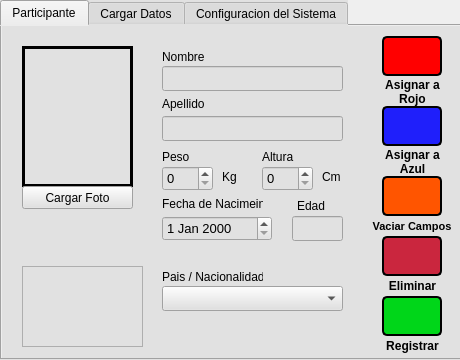
<?xml version="1.0" encoding="UTF-8"?>
<ui version="4.0">
 <class>ConfigWindow</class>
 <widget class="QMainWindow" name="ConfigWindow">
  <property name="geometry">
   <rect>
    <x>0</x>
    <y>0</y>
    <width>460</width>
    <height>360</height>
   </rect>
  </property>
  <property name="minimumSize">
   <size>
    <width>460</width>
    <height>360</height>
   </size>
  </property>
  <property name="maximumSize">
   <size>
    <width>460</width>
    <height>360</height>
   </size>
  </property>
  <property name="windowTitle">
   <string>MainWindow</string>
  </property>
  <widget class="QWidget" name="centralwidget">
   <widget class="QTabWidget" name="tabWidget">
    <property name="geometry">
     <rect>
      <x>0</x>
      <y>0</y>
      <width>480</width>
      <height>360</height>
     </rect>
    </property>
    <property name="styleSheet">
     <string notr="true">background-color: rgb(225, 225, 225);</string>
    </property>
    <property name="currentIndex">
     <number>0</number>
    </property>
    <widget class="QWidget" name="tab">
     <attribute name="title">
      <string>Participante</string>
     </attribute>
     <widget class="QLabel" name="label_4">
      <property name="geometry">
       <rect>
        <x>160</x>
        <y>120</y>
        <width>51</width>
        <height>21</height>
       </rect>
      </property>
      <property name="text">
       <string>Peso</string>
      </property>
     </widget>
     <widget class="QLabel" name="label_6">
      <property name="geometry">
       <rect>
        <x>220</x>
        <y>140</y>
        <width>21</width>
        <height>21</height>
       </rect>
      </property>
      <property name="text">
       <string>Kg</string>
      </property>
     </widget>
     <widget class="QSpinBox" name="peso">
      <property name="geometry">
       <rect>
        <x>160</x>
        <y>140</y>
        <width>51</width>
        <height>25</height>
       </rect>
      </property>
      <property name="font">
       <font>
        <pointsize>10</pointsize>
       </font>
      </property>
      <property name="maximum">
       <number>150</number>
      </property>
     </widget>
     <widget class="QFrame" name="bandera">
      <property name="geometry">
       <rect>
        <x>20</x>
        <y>240</y>
        <width>121</width>
        <height>81</height>
       </rect>
      </property>
      <property name="styleSheet">
       <string notr="true">border-image: url(C:/Users/USUARIO/Desktop/Servicio_Comunitario/images/banderas/alemania.png) 0 0 0 0 stretch stretch;</string>
      </property>
      <property name="frameShape">
       <enum>QFrame::StyledPanel</enum>
      </property>
      <property name="frameShadow">
       <enum>QFrame::Raised</enum>
      </property>
     </widget>
     <widget class="QDateEdit" name="fecha_nacimiento">
      <property name="geometry">
       <rect>
        <x>160</x>
        <y>190</y>
        <width>110</width>
        <height>25</height>
       </rect>
      </property>
      <property name="font">
       <font>
        <pointsize>10</pointsize>
       </font>
      </property>
     </widget>
     <widget class="QLabel" name="label_3">
      <property name="geometry">
       <rect>
        <x>160</x>
        <y>240</y>
        <width>101</width>
        <height>21</height>
       </rect>
      </property>
      <property name="text">
       <string>Pais / Nacionalidad</string>
      </property>
     </widget>
     <widget class="QLabel" name="label_7">
      <property name="geometry">
       <rect>
        <x>320</x>
        <y>140</y>
        <width>21</width>
        <height>21</height>
       </rect>
      </property>
      <property name="text">
       <string>Cm</string>
      </property>
     </widget>
     <widget class="QPushButton" name="eliminar">
      <property name="geometry">
       <rect>
        <x>380</x>
        <y>210</y>
        <width>60</width>
        <height>40</height>
       </rect>
      </property>
      <property name="styleSheet">
       <string notr="true">background-color: rgb(202, 38, 62);
border: 2px solid black;
border-radius: 5px;</string>
      </property>
      <property name="text">
       <string/>
      </property>
      <property name="icon">
       <iconset>
        <normaloff>images/recursos/papelera.png</normaloff>images/recursos/papelera.png</iconset>
      </property>
      <property name="iconSize">
       <size>
        <width>40</width>
        <height>50</height>
       </size>
      </property>
     </widget>
     <widget class="QFrame" name="foto">
      <property name="geometry">
       <rect>
        <x>20</x>
        <y>20</y>
        <width>111</width>
        <height>141</height>
       </rect>
      </property>
      <property name="styleSheet">
       <string notr="true">border: 3px solid black;</string>
      </property>
      <property name="frameShape">
       <enum>QFrame::StyledPanel</enum>
      </property>
      <property name="frameShadow">
       <enum>QFrame::Raised</enum>
      </property>
     </widget>
     <widget class="QLabel" name="label_5">
      <property name="geometry">
       <rect>
        <x>260</x>
        <y>120</y>
        <width>51</width>
        <height>21</height>
       </rect>
      </property>
      <property name="text">
       <string>Altura</string>
      </property>
     </widget>
     <widget class="QLabel" name="label">
      <property name="geometry">
       <rect>
        <x>160</x>
        <y>20</y>
        <width>81</width>
        <height>21</height>
       </rect>
      </property>
      <property name="text">
       <string>Nombre</string>
      </property>
     </widget>
     <widget class="QSpinBox" name="altura">
      <property name="geometry">
       <rect>
        <x>260</x>
        <y>140</y>
        <width>51</width>
        <height>25</height>
       </rect>
      </property>
      <property name="font">
       <font>
        <pointsize>10</pointsize>
       </font>
      </property>
      <property name="maximum">
       <number>300</number>
      </property>
     </widget>
     <widget class="QPushButton" name="cargar_foto">
      <property name="geometry">
       <rect>
        <x>20</x>
        <y>160</y>
        <width>111</width>
        <height>23</height>
       </rect>
      </property>
      <property name="text">
       <string>Cargar Foto</string>
      </property>
     </widget>
     <widget class="QLineEdit" name="edad">
      <property name="geometry">
       <rect>
        <x>290</x>
        <y>190</y>
        <width>51</width>
        <height>25</height>
       </rect>
      </property>
      <property name="font">
       <font>
        <pointsize>10</pointsize>
       </font>
      </property>
      <property name="readOnly">
       <bool>true</bool>
      </property>
     </widget>
     <widget class="QLabel" name="label_9">
      <property name="geometry">
       <rect>
        <x>295</x>
        <y>170</y>
        <width>30</width>
        <height>20</height>
       </rect>
      </property>
      <property name="text">
       <string>Edad</string>
      </property>
     </widget>
     <widget class="QLineEdit" name="nombre">
      <property name="geometry">
       <rect>
        <x>160</x>
        <y>40</y>
        <width>181</width>
        <height>25</height>
       </rect>
      </property>
      <property name="font">
       <font>
        <pointsize>10</pointsize>
       </font>
      </property>
     </widget>
     <widget class="QLabel" name="label_8">
      <property name="geometry">
       <rect>
        <x>160</x>
        <y>170</y>
        <width>101</width>
        <height>16</height>
       </rect>
      </property>
      <property name="text">
       <string>Fecha de Nacimeinto</string>
      </property>
     </widget>
     <widget class="QLineEdit" name="apellido">
      <property name="geometry">
       <rect>
        <x>160</x>
        <y>90</y>
        <width>181</width>
        <height>25</height>
       </rect>
      </property>
      <property name="font">
       <font>
        <pointsize>10</pointsize>
       </font>
      </property>
     </widget>
     <widget class="QPushButton" name="guardar">
      <property name="geometry">
       <rect>
        <x>380</x>
        <y>270</y>
        <width>60</width>
        <height>40</height>
       </rect>
      </property>
      <property name="styleSheet">
       <string notr="true">background-color: rgb(0, 214, 25);
border: 2px solid black;
border-radius: 5px;</string>
      </property>
      <property name="text">
       <string/>
      </property>
      <property name="icon">
       <iconset>
        <normaloff>images/recursos/listo.png</normaloff>images/recursos/listo.png</iconset>
      </property>
      <property name="iconSize">
       <size>
        <width>35</width>
        <height>35</height>
       </size>
      </property>
     </widget>
     <widget class="QLabel" name="label_2">
      <property name="geometry">
       <rect>
        <x>160</x>
        <y>70</y>
        <width>81</width>
        <height>16</height>
       </rect>
      </property>
      <property name="text">
       <string>Apellido</string>
      </property>
     </widget>
     <widget class="QComboBox" name="pais">
      <property name="geometry">
       <rect>
        <x>160</x>
        <y>260</y>
        <width>181</width>
        <height>25</height>
       </rect>
      </property>
      <property name="font">
       <font>
        <pointsize>10</pointsize>
       </font>
      </property>
     </widget>
     <widget class="QPushButton" name="asignar_rojo">
      <property name="geometry">
       <rect>
        <x>380</x>
        <y>10</y>
        <width>60</width>
        <height>40</height>
       </rect>
      </property>
      <property name="styleSheet">
       <string notr="true">background-color: rgb(255, 0, 0);
border: 2px solid black;
border-radius: 5px;</string>
      </property>
      <property name="text">
       <string/>
      </property>
      <property name="icon">
       <iconset>
        <normaloff>images/recursos/person.png</normaloff>images/recursos/person.png</iconset>
      </property>
      <property name="iconSize">
       <size>
        <width>50</width>
        <height>50</height>
       </size>
      </property>
     </widget>
     <widget class="QPushButton" name="asignar_azul">
      <property name="geometry">
       <rect>
        <x>380</x>
        <y>80</y>
        <width>60</width>
        <height>40</height>
       </rect>
      </property>
      <property name="styleSheet">
       <string notr="true">background-color: rgba(0, 0, 255, 220);
border: 2px solid black;
border-radius: 5px;</string>
      </property>
      <property name="text">
       <string/>
      </property>
      <property name="icon">
       <iconset>
        <normaloff>images/recursos/person.png</normaloff>images/recursos/person.png</iconset>
      </property>
      <property name="iconSize">
       <size>
        <width>50</width>
        <height>50</height>
       </size>
      </property>
     </widget>
     <widget class="QLineEdit" name="id">
      <property name="geometry">
       <rect>
        <x>220</x>
        <y>300</y>
        <width>50</width>
        <height>25</height>
       </rect>
      </property>
      <property name="font">
       <font>
        <pointsize>10</pointsize>
       </font>
      </property>
      <property name="styleSheet">
       <string notr="true">border: none</string>
      </property>
      <property name="readOnly">
       <bool>true</bool>
      </property>
     </widget>
     <widget class="QLabel" name="estado">
      <property name="geometry">
       <rect>
        <x>380</x>
        <y>310</y>
        <width>61</width>
        <height>20</height>
       </rect>
      </property>
      <property name="font">
       <font>
        <weight>75</weight>
        <bold>true</bold>
       </font>
      </property>
      <property name="text">
       <string>Registrar</string>
      </property>
      <property name="alignment">
       <set>Qt::AlignCenter</set>
      </property>
     </widget>
     <widget class="QLabel" name="estado_2">
      <property name="geometry">
       <rect>
        <x>380</x>
        <y>250</y>
        <width>61</width>
        <height>20</height>
       </rect>
      </property>
      <property name="font">
       <font>
        <weight>75</weight>
        <bold>true</bold>
       </font>
      </property>
      <property name="text">
       <string>Eliminar</string>
      </property>
      <property name="alignment">
       <set>Qt::AlignCenter</set>
      </property>
     </widget>
     <widget class="QLabel" name="estado_3">
      <property name="geometry">
       <rect>
        <x>380</x>
        <y>50</y>
        <width>61</width>
        <height>31</height>
       </rect>
      </property>
      <property name="font">
       <font>
        <weight>75</weight>
        <bold>true</bold>
       </font>
      </property>
      <property name="styleSheet">
       <string notr="true">background: transparent;</string>
      </property>
      <property name="text">
       <string>Asignar a Rojo</string>
      </property>
      <property name="alignment">
       <set>Qt::AlignCenter</set>
      </property>
      <property name="wordWrap">
       <bool>true</bool>
      </property>
     </widget>
     <widget class="QLabel" name="estado_4">
      <property name="geometry">
       <rect>
        <x>380</x>
        <y>120</y>
        <width>61</width>
        <height>31</height>
       </rect>
      </property>
      <property name="font">
       <font>
        <weight>75</weight>
        <bold>true</bold>
       </font>
      </property>
      <property name="text">
       <string>Asignar a Azul</string>
      </property>
      <property name="alignment">
       <set>Qt::AlignCenter</set>
      </property>
      <property name="wordWrap">
       <bool>true</bool>
      </property>
     </widget>
     <widget class="QPushButton" name="vaciar_campos">
      <property name="geometry">
       <rect>
        <x>380</x>
        <y>150</y>
        <width>60</width>
        <height>40</height>
       </rect>
      </property>
      <property name="styleSheet">
       <string notr="true">background-color: rgb(255, 85, 0);
border: 2px solid black;
border-radius: 5px;</string>
      </property>
      <property name="text">
       <string/>
      </property>
      <property name="icon">
       <iconset>
        <normaloff>images/recursos/borrador.png</normaloff>images/recursos/borrador.png</iconset>
      </property>
      <property name="iconSize">
       <size>
        <width>40</width>
        <height>50</height>
       </size>
      </property>
     </widget>
     <widget class="QLabel" name="estado_5">
      <property name="geometry">
       <rect>
        <x>365</x>
        <y>190</y>
        <width>90</width>
        <height>20</height>
       </rect>
      </property>
      <property name="font">
       <font>
        <pointsize>8</pointsize>
        <weight>75</weight>
        <bold>true</bold>
       </font>
      </property>
      <property name="text">
       <string>Vaciar Campos</string>
      </property>
      <property name="alignment">
       <set>Qt::AlignCenter</set>
      </property>
     </widget>
    </widget>
    <widget class="QWidget" name="dfs">
     <attribute name="title">
      <string>Cargar Datos</string>
     </attribute>
     <widget class="QPushButton" name="cargar_datos">
      <property name="geometry">
       <rect>
        <x>160</x>
        <y>290</y>
        <width>121</width>
        <height>23</height>
       </rect>
      </property>
      <property name="text">
       <string>Cargar Datos</string>
      </property>
     </widget>
     <widget class="QTableWidget" name="tabla_participantes">
      <property name="geometry">
       <rect>
        <x>10</x>
        <y>70</y>
        <width>430</width>
        <height>200</height>
       </rect>
      </property>
      <property name="editTriggers">
       <set>QAbstractItemView::NoEditTriggers</set>
      </property>
      <property name="selectionMode">
       <enum>QAbstractItemView::SingleSelection</enum>
      </property>
      <property name="selectionBehavior">
       <enum>QAbstractItemView::SelectRows</enum>
      </property>
      <attribute name="horizontalHeaderStretchLastSection">
       <bool>true</bool>
      </attribute>
      <column>
       <property name="text">
        <string>Nombre Completo</string>
       </property>
       <property name="textAlignment">
        <set>AlignLeading|AlignVCenter</set>
       </property>
      </column>
      <column>
       <property name="text">
        <string>Edad</string>
       </property>
       <property name="textAlignment">
        <set>AlignCenter</set>
       </property>
      </column>
      <column>
       <property name="text">
        <string>Peso (Kg)</string>
       </property>
       <property name="textAlignment">
        <set>AlignCenter</set>
       </property>
      </column>
      <column>
       <property name="text">
        <string>Altura (Cm)</string>
       </property>
       <property name="textAlignment">
        <set>AlignCenter</set>
       </property>
      </column>
      <column>
       <property name="text">
        <string notr="true">id</string>
       </property>
       <property name="toolTip">
        <string notr="true"/>
       </property>
       <property name="whatsThis">
        <string notr="true"/>
       </property>
       <property name="font">
        <font>
         <kerning>false</kerning>
        </font>
       </property>
      </column>
     </widget>
     <widget class="QLineEdit" name="buscador">
      <property name="geometry">
       <rect>
        <x>150</x>
        <y>30</y>
        <width>151</width>
        <height>21</height>
       </rect>
      </property>
     </widget>
     <widget class="QLabel" name="label_10">
      <property name="geometry">
       <rect>
        <x>210</x>
        <y>10</y>
        <width>31</width>
        <height>16</height>
       </rect>
      </property>
      <property name="text">
       <string>Buscar</string>
      </property>
     </widget>
    </widget>
    <widget class="QWidget" name="tab_2">
     <attribute name="title">
      <string>Configuracion del Sistema</string>
     </attribute>
    </widget>
   </widget>
  </widget>
  <action name="actionsdfs">
   <property name="text">
    <string>sdfs</string>
   </property>
  </action>
 </widget>
 <resources/>
 <connections/>
</ui>
